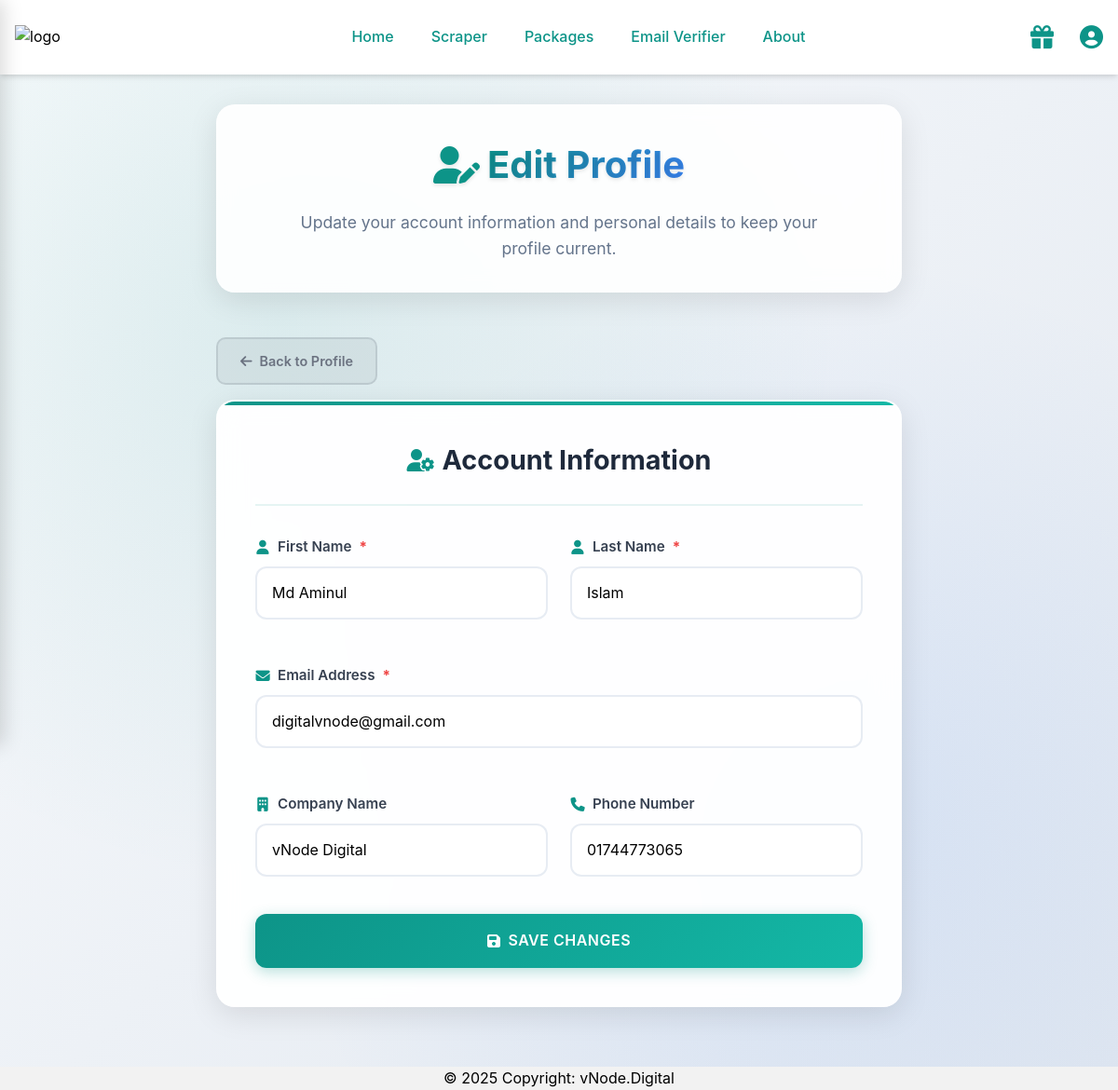
/account/profile/edit/ (signed in), run on an earlier commit of the app's database.
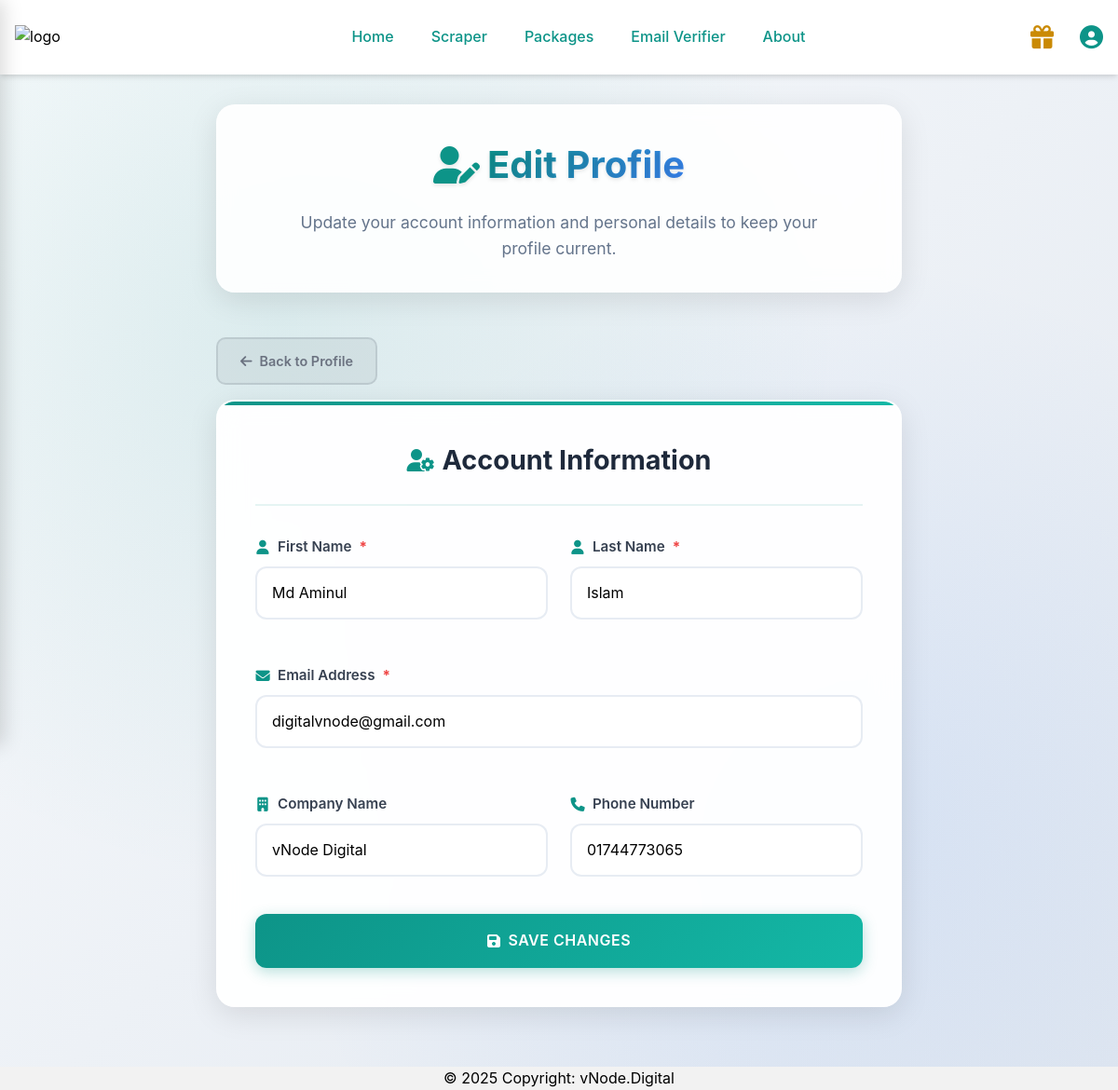
And on a later commit of the database.
### accounts/views.py (the view, shortened to what this page needs)
# urls.py: path('profile/edit/', views.edit_profile, name='edit_profile'),  # Fixed incorrect reference
@login_required
def edit_profile(request):
    user = request.user
    profile, created = UserProfile.objects.get_or_create(user=user)
    context = {
        'user': user,
        'profile': profile,
    }
    return render(request, 'accounts/edit_profile.html', context)

### accounts/context_processors.py (called while the page is built)
def today_context(request):
    return {
        'today': now().date()
    }

### templates/accounts/edit_profile.html (shortened to what this page needs)
{% extends 'base.html' %}
{% load static %}
{% block head %}
<link href="https://cdnjs.cloudflare.com/ajax/libs/font-awesome/6.0.0/css/all.min.css" rel="stylesheet">
{% endblock %}
{% block body %}
<div class="edit-profile-dashboard">
    <div class="edit-profile-container">
        <div class="edit-profile-header">
            <h1>
                <i class="fas fa-user-edit"></i>
                <span class="title-text">Edit Profile</span>
            </h1>
            <p>Update your account information and personal details to keep your profile current.</p>
        </div>
        <a href="{% url 'accounts:user_profile' %}" class="back-btn">
            <i class="fas fa-arrow-left"></i>
            Back to Profile
        </a>
        <div class="edit-profile-card">
            <div class="card-header">
                <h3>
                    <i class="fas fa-user-cog"></i>
                    Account Information
                </h3>
            </div>
            <form method="POST" class="form-container">
                <div class="form-grid">
                    <div class="form-group">
                        <label class="form-label required">
                            <i class="fas fa-user"></i>
                            First Name
                        </label>
                        <input type="text" name="first_name" value="{{ user.first_name }}" class="form-input" required>
                    </div>
                    <div class="form-group">
                        <label class="form-label required">
                            <i class="fas fa-user"></i>
                            Last Name
                        </label>
                        <input type="text" name="last_name" value="{{ user.last_name }}" class="form-input" required>
                    </div>
                    <div class="form-group form-grid-full">
                        <label class="form-label required">
                            <i class="fas fa-envelope"></i>
                            Email Address
                        </label>
                        <input type="email" name="email" value="{{ user.email }}" class="form-input" required>
                    </div>
                    <div class="form-group">
                        <label class="form-label">
                            <i class="fas fa-building"></i>
                            Company Name
                        </label>
                        <input type="text" name="company_name" value="{{ profile.company_name }}" class="form-input" placeholder="Enter your company name">
                    </div>
                    <div class="form-group">
                        <label class="form-label">
                            <i class="fas fa-phone"></i>
                            Phone Number
                        </label>
                        <input type="text" name="phone_number" value="{{ profile.phone_number }}" class="form-input" placeholder="Enter your phone number">
                    </div>
                </div>
                <button type="submit" class="save-btn">
                    <i class="fas fa-save"></i>
                    Save Changes
                </button>
            </form>
        </div>
    </div>
</div>
{% endblock %}

What changed in the data, as far as the page shows it:
changed UserProfile "vNode Digital": last_reward_claim "2025-07-17" → "2025-07-27" (drawn)
